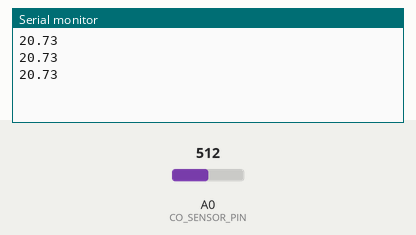
Simulated run of this sketch. Board: Arduino Uno, built with avr-gcc and run on an emulated ATmega328P. Shown: the last lines printed to the serial monitor. Inputs (shaded band) come from the test bench; at power-on: A0 (CO_SENSOR_PIN) = 512.

Above: at 1.2 s.
1.3 s: A0 (CO_SENSOR_PIN) set to 716
At 1.72 s:
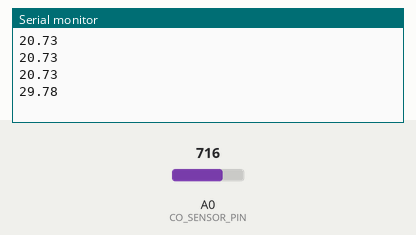
2.8 s: A0 (CO_SENSOR_PIN) set to 900
At 3.14 s:
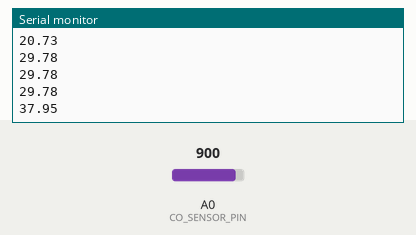
Timing chart, 0 to 5.8 s (numbered marks = the images above; inputs shaded):
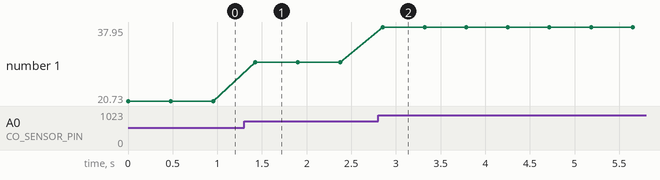

Measured:
- after the input at 1.3 s, the serial monitor: prints a new line after 0.13 s (image 1)
- after the input at 2.8 s, the serial monitor: prints a new line after 0.05 s (image 2)
- plotted number 1: 20.73 → 29.78 after the input at 1.3 s, 29.78 → 37.95 after the input at 2.8 s

The sketch:

mq7.ino
```cpp
#include <SoftwareSerial.h>
SoftwareSerial bluetooth(0, 1); // RX, TX pin for HC-05

int CO_SENSOR_PIN = A0; // Analog pin for CO sensor


void setup() {
  Serial.begin(9600);
  bluetooth.begin(9600); // Initialize Bluetooth communication

}

void loop() {
  int sensorValue = analogRead(CO_SENSOR_PIN);
  float voltage = (sensorValue / 1024.0) * 5.0; // Convert analog value to voltage
  float ppm = (voltage - 0.22) / 0.11; // Use the sensor's sensitivity characteristics

  // ISPU
  float gasBaik = 4;
  float gasSedang = 8;
  float gasTidakSehat = 15;
  float gasSangatTidakSehat = 30;

  if (ppm <= gasBaik){
    Serial.println(ppm);
    bluetooth.print("CO Concentration (PPM): ");
    bluetooth.println(ppm);
    bluetooth.println("Kadar CO di udara : BAIK");
  }

  else if (ppm > gasBaik && ppm <= gasSedang){
    Serial.println(ppm);
    bluetooth.print("CO Concentration (PPM): ");
    bluetooth.println(ppm);
    bluetooth.println("Kadar CO di udara : SEDANG");
  }

    else if (ppm > gasSedang && ppm <= gasTidakSehat){
    Serial.println(ppm);
    bluetooth.print("CO Concentration (PPM): ");
    bluetooth.println(ppm);
    bluetooth.println("Kadar CO di udara : TIDAK SEHAT");
  }

    else if (ppm > gasTidakSehat && ppm <= gasSangatTidakSehat){
    Serial.println(ppm);
    bluetooth.print("CO Concentration (PPM): ");
    bluetooth.println(ppm);
    bluetooth.println("Kadar CO di udara : SANGAT TIDAK SEHAT");
  }

    else if (ppm > gasSangatTidakSehat){
    Serial.println(ppm);
    bluetooth.print("CO Concentration (PPM): ");
    bluetooth.println(ppm);
    bluetooth.println("Kadar CO di udara : BERBAHAYA");
  }
  delay(400); // Delay for 1 second before taking another reading
}
```
